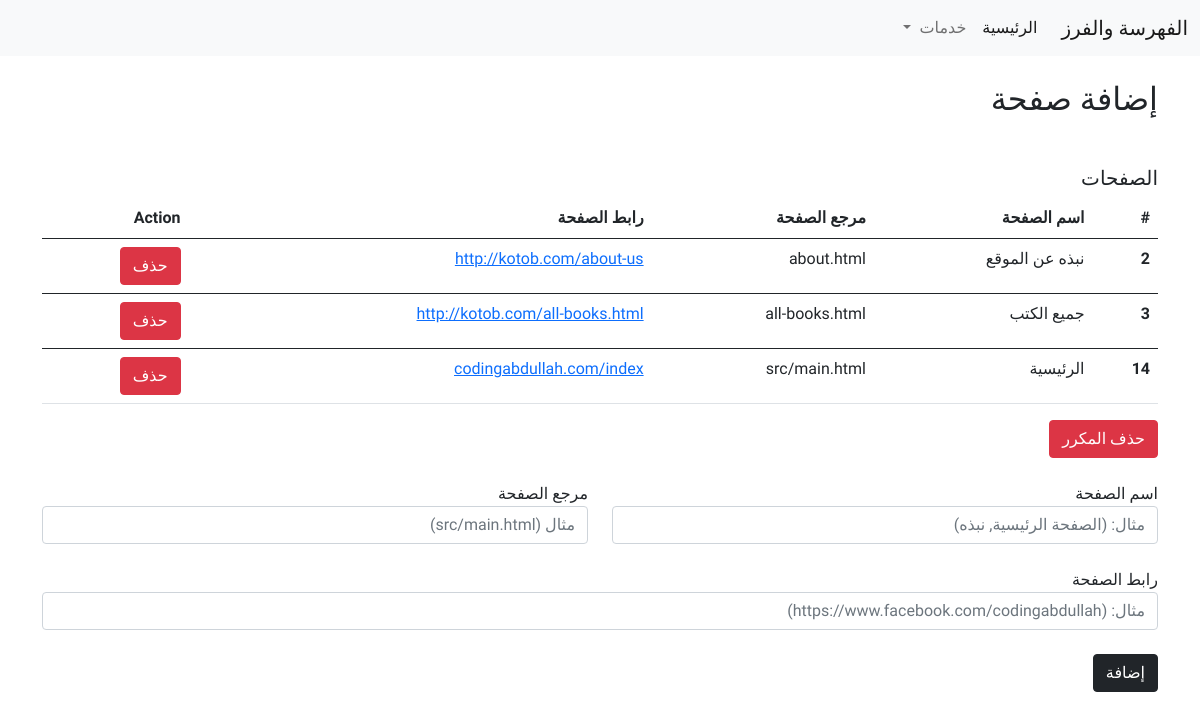
/1/add-page/, run on the app's committed database.
### fahrasah/models.py (models this page shows, shortened)
class Page(models.Model):
    project = models.ForeignKey(Project, on_delete=models.CASCADE, verbose_name="المشروع")
    name = models.CharField(max_length=200, verbose_name="اسم الصفحة")
    reference = models.CharField(max_length=200, verbose_name="مرجع الصفحة")
    url = models.URLField(verbose_name="رابط الصفحة")

### fahrasah/views.py (the view)
# urls.py: path('<int:project_id>/add-page/', add_page, name='add-page'),
def add_page(request, project_id):
    project = Project.objects.get(id=project_id)
    pages = Page.objects.filter(project=project)
    if request.POST:
        page_name = request.POST.get('page_name')
        page_reference = request.POST.get('page_reference')
        page_url = request.POST.get('page_url')
        Page.objects.create(project=project, name=page_name, reference=page_reference, url=page_url)
        messages.success(request, 'تمت إضافة الصفحة بنجاح')
    context = {
        'project': project,
        'pages': pages
    }
    return render(request, 'fahrasah/add-page.html', context)

### fahrasah/templates/fahrasah/add-page.html (shortened to what this page needs)
{% extends 'base.html' %}
{% block content %}
<h2>إضافة صفحة</h2>
<h5 class="mt-5">الصفحات</h5>
<div class="table-responsive">
<table class="table">
    <thead>
      <tr>
        <th scope="col">#</th>
        <th scope="col">اسم الصفحة</th>
        <th scope="col">مرجع الصفحة</th>
        <th scope="col">رابط الصفحة</th>
        <th scope="col">Action</th>
      </tr>
    </thead>
    <tbody>
    {% for page in pages %}
      <tr>
        <th scope="row">{{page.id}}</th>
        <td>{{page.name}}</td>
        <td>{{page.reference}}</td>
        <td><a href="{{page.url}}">{{page.url}}</a></td>
        <td>
            <a href="{% url 'fahrasah:del-page' page.id %}" class="btn btn-danger">حذف</a>
        </td>
      </tr>
    </tbody>
    {% endfor %}
</table>
</div>
<a href="{% url 'fahrasah:del-duplicated-pages' project.id %}" class="btn btn-danger">حذف المكرر</a>
<br>
<br>
<form method="POST">
    <div class="row">
        <div class="col-sm-6">
            <div class="form-group">
                <label for="page_name">اسم الصفحة</label>
                <input type="text" name="page_name" placeholder="مثال: (الصفحة الرئيسية, نبذه)" class="form-control" id="page_name">
            </div>
        </div>
        <div class="col-sm-6">
            <div class="form-group">
                <label for="page_reference">مرجع الصفحة</label>
                <input type="text" placeholder="مثال (src/main.html)" name="page_reference" id="page_reference" class="form-control">
            </div>
        </div>
    </div>
    <br>
    <div class="row">
        <div class="form-group">
            <label for="page_url">رابط الصفحة</label>
            <input type="text" name="page_url" class="form-control" id='page_url' placeholder="مثال: (https://www.facebook.com/codingabdullah)">
        </div>
    </div>
    <br>
    <button type="submit" class="btn btn-dark">إضافة</button>
</form>
{% endblock content %}

### templates/base.html (style rules this page uses)
* { font-family: 'Changa', sans-serif; }

### data on the page
Page: id "2", name "نبذه عن الموقع", reference "about.html", url "http://kotob.com/about-us"
Page: id "3", name "جميع الكتب", reference "all-books.html", url "http://kotob.com/all-books.html"
Page: id "14", name "الرئيسية", reference "src/main.html", url "codingabdullah.com/index"
